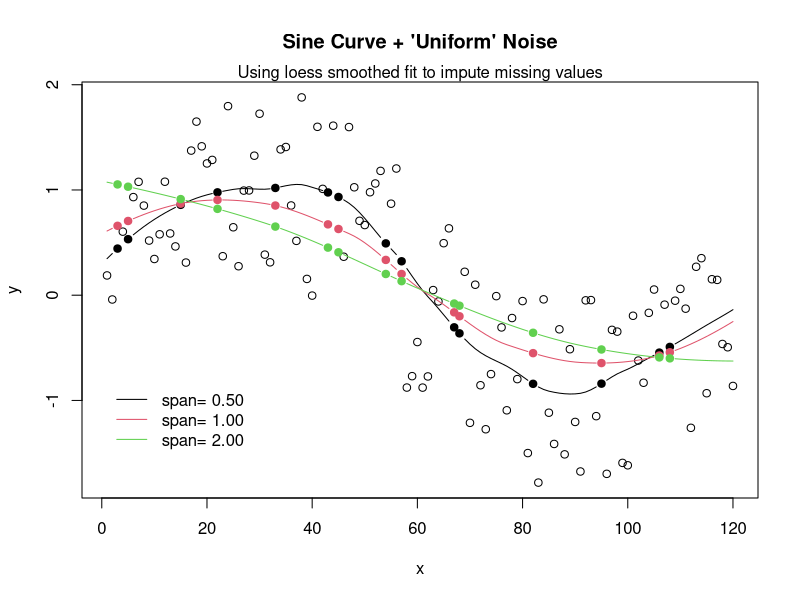

Write the R code that produced this figure.
# efg, 15 April 2005
# Stowers Institute for Medical Research

# Make example reproducible
set.seed(19)

period <- 120

FullList <- 1:120
x <- FullList

# "randomly" make 15 of the points "missing"
MissingList <- sample(x,15)
x[MissingList] <- NA

# Create sine curve with noise
y <- sin(2*pi*x/period) + runif(length(x),-1,1)

# Plot points on noisy curve
plot(x,y, main="Sine Curve + 'Uniform' Noise")
mtext("Using loess smoothed fit to impute missing values")

spanlist <- c(0.50, 1.00, 2.00)
for (i in 1:length(spanlist))
{
  y.loess <- loess(y ~ x, span=spanlist[i], data.frame(x=x, y=y))
  y.predict <- predict(y.loess, data.frame(x=FullList))

  # Plot the loess smoothed curve showing gaps for missing data
  lines(x,y.predict,col=i)

  # Show imputed points to fill in gaps
  y.Missing <-  predict(y.loess, data.frame(x=MissingList))
  points(MissingList, y.Missing, pch=FILLED.CIRCLE<-19, col=i)
}

legend (0,-0.8,
        c(paste("span=", formatC(spanlist, digits=2, format="f"))),
        lty=SOLID<-1, col=1:length(spanlist), bty="n")

